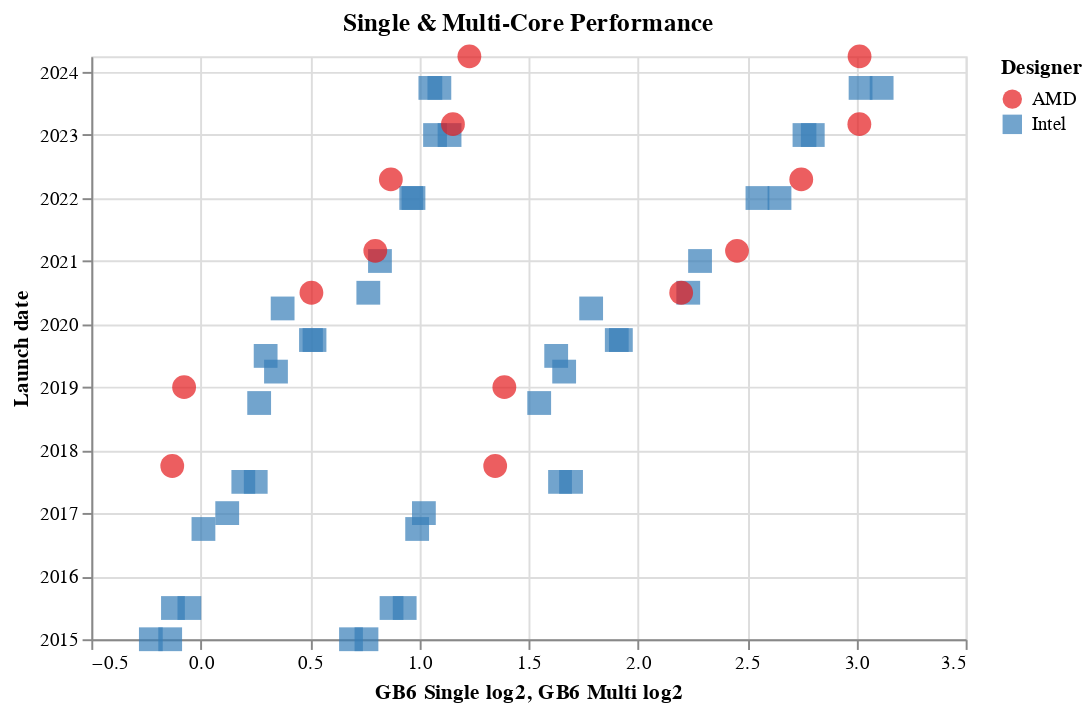

Source (notebook cell):
### Markdown cell above
Better variant: log scale, **superimposed** single+multi scores

### Code cell
chart_dmulti_log2 = chart_date.encode(x='GB6 Multi log2')
chart_single_multi_log2 = (chart_dsingle_log + chart_dmulti_log2).properties(
    title='Single & Multi-Core Performance',
    width=450
)
chart_single_multi_log2

### Figure 1 — Vega-Lite specification as saved in the notebook (floating-point values rounded to 4 significant figures)
{"config": {"view": {"continuousWidth": 300, "continuousHeight": 300}}, "layer": [{"mark": {"type": "point", "filled": true, "size": 150, "strokeWidth": 5}, "encoding": {"color": {"condition": {"param": "highlight", "empty": true, "field": "Designer", "scale": {"scheme": "set1"}, "type": "nominal"}, "value": "lightgray"}, "order": {"value": 0, "condition": [{"param": "highlight", "value": 1, "empty": false}]}, "shape": {"field": "Designer", "type": "nominal"}, "tooltip": [{"field": "Name", "type": "nominal"}, {"field": "Architecture", "type": "nominal"}, {"field": "Cores", "type": "quantitative"}, {"field": "Launch date", "type": "temporal"}, {"field": "Win11", "type": "nominal"}, {"field": "GB6 Single", "type": "quantitative"}, {"field": "GB6 Multi", "type": "quantitative"}], "x": {"field": "GB6 Single log2", "type": "quantitative"}, "y": {"field": "Launch date", "type": "temporal"}}, "name": "view_5", "title": "Single-Core Performance"}, {"mark": {"type": "point", "filled": true, "size": 150, "strokeWidth": 5}, "encoding": {"color": {"condition": {"param": "highlight", "empty": true, "field": "Designer", "scale": {"scheme": "set1"}, "type": "nominal"}, "value": "lightgray"}, "order": {"value": 0, "condition": [{"param": "highlight", "value": 1, "empty": false}]}, "shape": {"field": "Designer", "type": "nominal"}, "tooltip": [{"field": "Name", "type": "nominal"}, {"field": "Architecture", "type": "nominal"}, {"field": "Cores", "type": "quantitative"}, {"field": "Launch date", "type": "temporal"}, {"field": "Win11", "type": "nominal"}, {"field": "GB6 Single", "type": "quantitative"}, {"field": "GB6 Multi", "type": "quantitative"}], "x": {"field": "GB6 Multi log2", "type": "quantitative"}, "y": {"field": "Launch date", "type": "temporal"}}}], "data": {"name": "data-6522b5600cd5109ace11baad65474461"}, "params": [{"name": "highlight", "select": {"type": "point", "on": "pointerover"}, "views": ["view_5"]}], "title": "Single & Multi-Core Performance", "width": 450, "$schema": "https://vega.github.io/schema/vega-lite/v5.20.1.json", "datasets": {"data-6522b5600cd5109ace11baad65474461": [{"Name": "Intel Core i5-5200U", "Designer": "Intel", "Launch date": "2015-01-01T00:00:00", "Cores": 2, "Age": 10.3, "Architecture": "Broadwell", "GB6 Single": 854.0, "GB6 Multi": 1611.0, "Win11": "No", "Product URL": "https://www.intel.com/content/www/us/en/products/sku/85212/intel-core-i55200u-processor-3m-cache-up-to-2-70-ghz/specifications.html", "GB6 Single log2": -0.2277, "GB6 Multi log2": 0.688}, {"Name": "Intel Core i5-5300U", "Designer": "Intel", "Launch date": "2015-01-01T00:00:00", "Cores": 2, "Age": 10.3, "Architecture": "Broadwell", "GB6 Single": 908.0, "GB6 Multi": 1692.0, "Win11": "No", "Product URL": "https://www.intel.com/content/www/us/en/products/sku/85213/intel-core-i55300u-processor-3m-cache-up-to-2-90-ghz/specifications.html", "GB6 Single log2": -0.1392, "GB6 Multi log2": 0.7587}, {"Name": "Intel Core i5-6200U", "Designer": "Intel", "Launch date": "2015-07-01T00:00:00", "Cores": 2, "Age": 9.8, "Architecture": "Skylake", "GB6 Single": 916.0, "GB6 Multi": 1832.0, "Win11": "No", "Product URL": "https://www.intel.com/content/www/us/en/products/sku/88193/intel-core-i56200u-processor-3m-cache-up-to-2-80-ghz/specifications.html", "GB6 Single log2": -0.1266, "GB6 Multi log2": 0.8734}, {"Name": "Intel Core i5-6300U", "Designer": "Intel", "Launch date": "2015-07-01T00:00:00", "Cores": 2, "Age": 9.8, "Architecture": "Skylake", "GB6 Single": 965.0, "GB6 Multi": 1910.0, "Win11": "No", "Product URL": "https://www.intel.com/content/www/us/en/products/sku/88190/intel-core-i56300u-processor-3m-cache-up-to-3-00-ghz/specifications.html", "GB6 Single log2": -0.0514, "GB6 Multi log2": 0.9336}, {"Name": "Intel Core i5-7200U", "Designer": "Intel", "Launch date": "2016-10-01T00:00:00", "Cores": 2, "Age": 8.6, "Architecture": "Kaby Lake", "GB6 Single": 1009.0, "GB6 Multi": 1987.0, "Win11": "No", "Product URL": "https://www.intel.com/content/www/us/en/products/sku/95443/intel-core-i57200u-processor-3m-cache-up-to-3-10-ghz/specifications.html", "GB6 Single log2": 0.01293, "GB6 Multi log2": 0.9906}, {"Name": "Intel Core i5-7300U", "Designer": "Intel", "Launch date": "2017-01-01T00:00:00", "Cores": 2, "Age": 8.3, "Architecture": "Kaby Lake", "GB6 Single": 1088.0, "GB6 Multi": 2030.0, "Win11": "No", "Product URL": "https://www.intel.com/content/www/us/en/products/sku/97472/intel-core-i57300u-processor-3m-cache-up-to-3-50-ghz/specifications.html", "GB6 Single log2": 0.1217, "GB6 Multi log2": 1.021}, {"Name": "Intel Core i5-8250U", "Designer": "Intel", "Launch date": "2017-07-01T00:00:00", "Cores": 4, "Age": 7.8, "Architecture": "Kaby Lake R", "GB6 Single": 1145.0, "GB6 Multi": 3126.0, "Win11": "Yes", "Product URL": "https://www.intel.com/content/www/us/en/products/sku/124967/intel-core-i58250u-processor-6m-cache-up-to-3-40-ghz/specifications.html", "GB6 Single log2": 0.1953, "GB6 Multi log2": 1.644}, {"Name": "Intel Core i5-8350U", "Designer": "Intel", "Launch date": "2017-07-01T00:00:00", "Cores": 4, "Age": 7.8, "Architecture": "Kaby Lake R", "GB6 Single": 1191.0, "GB6 Multi": 3237.0, "Win11": "Yes", "Product URL": "https://www.intel.com/content/www/us/en/products/sku/124969/intel-core-i58350u-processor-6m-cache-up-to-3-60-ghz/specifications.html", "GB6 Single log2": 0.2522, "GB6 Multi log2": 1.695}, {"Name": "Intel Core i5-8265U", "Designer": "Intel", "Launch date": "2018-10-01T00:00:00", "Cores": 4, "Age": 6.6, "Architecture": "Whiskey Lake", "GB6 Single": 1204.0, "GB6 Multi": 2926.0, "Win11": "Yes", "Product URL": "https://www.intel.com/content/www/us/en/products/sku/149088/intel-core-i58265u-processor-6m-cache-up-to-3-90-ghz/specifications.html", "GB6 Single log2": 0.2678, "GB6 Multi log2": 1.549}, {"Name": "Intel Core i5-8365U", "Designer": "Intel", "Launch date": "2019-04-01T00:00:00", "Cores": 4, "Age": 6.1, "Architecture": "Whiskey Lake", "GB6 Single": 1270.0, "GB6 Multi": 3167.0, "Win11": "Yes", "Product URL": "https://www.intel.com/content/www/us/en/products/sku/193555/intel-core-i58365u-processor-6m-cache-up-to-4-10-ghz/specifications.html", "GB6 Single log2": 0.3448, "GB6 Multi log2": 1.663}, {"Name": "Intel Core i5-10210U", "Designer": "Intel", "Launch date": "2019-07-01T00:00:00", "Cores": 4, "Age": 5.8, "Architecture": "Comet Lake", "GB6 Single": 1229.0, "GB6 Multi": 3088.0, "Win11": "Yes", "Product URL": "https://www.intel.com/content/www/us/en/products/sku/195436/intel-core-i510210u-processor-6m-cache-up-to-4-20-ghz/specifications.html", "GB6 Single log2": 0.2975, "GB6 Multi log2": 1.627}, {"Name": "Intel Core i5-10310U", "Designer": "Intel", "Launch date": "2020-04-01T00:00:00", "Cores": 4, "Age": 5.1, "Architecture": "Comet Lake", "GB6 Single": 1297.0, "GB6 Multi": 3450.0, "Win11": "Yes", "Product URL": "https://www.intel.com/content/www/us/en/products/sku/201892/intel-core-i510310u-processor-6m-cache-up-to-4-40-ghz/specifications.html", "GB6 Single log2": 0.3752, "GB6 Multi log2": 1.787}, {"Name": "Intel Core i5-1035G4", "Designer": "Intel", "Launch date": "2019-10-01T00:00:00", "Cores": 4, "Age": 5.6, "Architecture": "Ice Lake", "GB6 Single": 1435.0, "GB6 Multi": 3742.0, "Win11": "Yes", "Product URL": "https://www.intel.com/content/www/us/en/products/sku/196591/intel-core-i51035g4-processor-6m-cache-up-to-3-70-ghz/specifications.html", "GB6 Single log2": 0.5211, "GB6 Multi log2": 1.904}, {"Name": "Intel Core i5-1035G7", "Designer": "Intel", "Launch date": "2019-10-01T00:00:00", "Cores": 4, "Age": 5.6, "Architecture": "Ice Lake", "GB6 Single": 1419.0, "GB6 Multi": 3791.0, "Win11": "Yes", "Product URL": "https://www.intel.com/content/www/us/en/products/sku/196592/intel-core-i51035g7-processor-6m-cache-up-to-3-70-ghz/specifications.html", "GB6 Single log2": 0.5049, "GB6 Multi log2": 1.923}, {"Name": "Intel Core i5-1135G7", "Designer": "Intel", "Launch date": "2020-07-01T00:00:00", "Cores": 4, "Age": 4.8, "Architecture": "Tiger Lake", "GB6 Single": 1702.0, "GB6 Multi": 4694.0, "Win11": "Yes", "Product URL": "https://www.intel.com/content/www/us/en/products/sku/208922/intel-core-i51135g7-processor-8m-cache-up-to-4-20-ghz-with-ipu/specifications.html", "GB6 Single log2": 0.7672, "GB6 Multi log2": 2.231}, {"Name": "Intel Core i5-1145G7", "Designer": "Intel", "Launch date": "2021-01-01T00:00:00", "Cores": 4, "Age": 4.3, "Architecture": "Tiger Lake", "GB6 Single": 1766.0, "GB6 Multi": 4873.0, "Win11": "Yes", "Product URL": "https://www.intel.com/content/www/us/en/products/sku/208660/intel-core-i51145g7-processor-8m-cache-up-to-4-40-ghz-with-ipu/specifications.html", "GB6 Single log2": 0.8205, "GB6 Multi log2": 2.285}, {"Name": "Intel Core i5-1235U", "Designer": "Intel", "Launch date": "2022-01-01T00:00:00", "Cores": 10, "Age": 3.3, "Architecture": "Alder Lake", "GB6 Single": 1950.0, "GB6 Multi": 5846.0, "Win11": "Yes", "Product URL": "https://www.intel.com/content/www/us/en/products/sku/226261/intel-core-i51235u-processor-12m-cache-up-to-4-40-ghz/specifications.html?wapkw=intel%20core%20i5-1235u", "GB6 Single log2": 0.9635, "GB6 Multi log2": 2.547}, {"Name": "Intel Core i5-1245U", "Designer": "Intel", "Launch date": "2022-01-01T00:00:00", "Cores": 10, "Age": 3.3, "Architecture": "Alder Lake", "GB6 Single": 1964.0, "GB6 Multi": 6269.0, "Win11": "Yes", "Product URL": "https://www.intel.com/content/www/us/en/products/sku/226260/intel-core-i51245u-processor-12m-cache-up-to-4-40-ghz/specifications.html", "GB6 Single log2": 0.9738, "GB6 Multi log2": 2.648}, {"Name": "Intel Core i5-1335U", "Designer": "Intel", "Launch date": "2023-01-01T00:00:00", "Cores": 10, "Age": 2.3, "Architecture": "Raptor Lake", "GB6 Single": 2103.0, "GB6 Multi": 6786.0, "Win11": "Yes", "Product URL": "https://www.intel.com/content/www/us/en/products/sku/232153/intel-core-i51335u-processor-12m-cache-up-to-4-60-ghz/specifications.html", "GB6 Single log2": 1.072, "GB6 Multi log2": 2.763}, {"Name": "Intel Core i5-1345U", "Designer": "Intel", "Launch date": "2023-01-01T00:00:00", "Cores": 10, "Age": 2.3, "Architecture": "Raptor Lake", "GB6 Single": 2202.0, "GB6 Multi": 6967.0, "Win11": "Yes", "Product URL": "https://www.intel.com/content/www/us/en/products/sku/232127/intel-core-i51345u-processor-12m-cache-up-to-4-70-ghz/specifications.html?wapkw=i5-1345U", "GB6 Single log2": 1.139, "GB6 Multi log2": 2.801}, {"Name": "Intel Core Ultra 5 125U", "Designer": "Intel", "Launch date": "2023-10-01T00:00:00", "Cores": 12, "Age": 1.6, "Architecture": "Metor Lake", "GB6 Single": 2072.0, "GB6 Multi": 8107.0, "Win11": "Yes", "Product URL": "https://www.intel.com/content/www/us/en/products/sku/237330/intel-core-ultra-5-processor-125u-12m-cache-up-to-4-30-ghz/specifications.html?wapkw=Intel%20Core%20Ultra%205%20125U", "GB6 Single log2": 1.051, "GB6 Multi log2": 3.019}, {"Name": "Intel Core Ultra 5 135U", "Designer": "Intel", "Launch date": "2023-10-01T00:00:00", "Cores": 12, "Age": 1.6, "Architecture": "Metor Lake", "GB6 Single": 2132.0, "GB6 Multi": 8667.0, "Win11": "Yes", "Product URL": "https://www.intel.com/content/www/us/en/products/sku/237328/intel-core-ultra-5-processor-135u-12m-cache-up-to-4-40-ghz/specifications.html?wapkw=Intel%20Core%20Ultra%205%20135U", "GB6 Single log2": 1.092, "GB6 Multi log2": 3.116}, {"Name": "AMD Ryzen 7 PRO 2700U", "Designer": "AMD", "Launch date": "2017-10-01T00:00:00", "Cores": 4, "Age": 7.6, "Architecture": "Raven Ridge", "GB6 Single": 914.0, "GB6 Multi": 2545.0, "Win11": "Yes", "Product URL": "https://www.amd.com/en/support/downloads/drivers.html/processors/ryzen/ryzen-2000-series/amd-ryzen-7-2700u.html", "GB6 Single log2": -0.1297, "GB6 Multi log2": 1.348}, {"Name": "AMD Ryzen 5 PRO 3500U", "Designer": "AMD", "Launch date": "2019-01-01T00:00:00", "Cores": 4, "Age": 6.3, "Architecture": "Picasso", "GB6 Single": 949.0, "GB6 Multi": 2620.0, "Win11": "Yes", "Product URL": "https://www.amd.com/en/support/downloads/drivers.html/processors/ryzen/ryzen-3000-series/amd-ryzen-5-3500u.html", "GB6 Single log2": -0.07552, "GB6 Multi log2": 1.39}, {"Name": "AMD Ryzen 5 PRO 4650U", "Designer": "AMD", "Launch date": "2020-07-01T00:00:00", "Cores": 6, "Age": 4.8, "Architecture": "Renoir", "GB6 Single": 1421.0, "GB6 Multi": 4590.0, "Win11": "Yes", "Product URL": "https://www.amd.com/en/support/downloads/drivers.html/processors/ryzen-pro/ryzen-pro-4000-series/amd-ryzen-5-pro-4650u.html", "GB6 Single log2": 0.5069, "GB6 Multi log2": 2.198}, {"Name": "AMD Ryzen 5 PRO 5650U", "Designer": "AMD", "Launch date": "2021-03-01T00:00:00", "Cores": 6, "Age": 4.2, "Architecture": "Cezanne", "GB6 Single": 1740.0, "GB6 Multi": 5479.0, "Win11": "Yes", "Product URL": "https://www.amd.com/en/support/downloads/drivers.html/processors/ryzen-pro/ryzen-pro-5000-series/amd-ryzen-5-pro-5650u.html", "GB6 Single log2": 0.7991, "GB6 Multi log2": 2.454}, {"Name": "AMD Ryzen 5 PRO 6650U", "Designer": "AMD", "Launch date": "2022-04-19T00:00:00", "Cores": 6, "Age": 3.0, "Architecture": "Rembrandt", "GB6 Single": 1828.0, "GB6 Multi": 6717.0, "Win11": "Yes", "Product URL": "https://www.amd.com/en/support/downloads/drivers.html/processors/ryzen-pro/ryzen-pro-6000-series/amd-ryzen-5-pro-6650u.html", "GB6 Single log2": 0.8703, "GB6 Multi log2": 2.748}, {"Name": "AMD Ryzen 5 PRO 7540U", "Designer": "AMD", "Launch date": "2023-03-05T00:00:00", "Cores": 6, "Age": 2.1, "Architecture": "Phoenix", "GB6 Single": 2226.0, "GB6 Multi": 8076.0, "Win11": "Yes", "Product URL": "https://www.amd.com/en/products/processors/laptop/ryzen/7000-series/amd-ryzen-5-7540u.html", "GB6 Single log2": 1.154, "GB6 Multi log2": 3.014}, {"Name": "AMD Ryzen 5 PRO 8540U", "Designer": "AMD", "Launch date": "2024-04-01T00:00:00", "Cores": 6, "Age": 1.1, "Architecture": "Hawk Point", "GB6 Single": 2345.0, "GB6 Multi": 8081.0, "Win11": "Yes", "Product URL": "https://www.amd.com/en/products/processors/laptop/ryzen-pro/8000-series/amd-ryzen-5-pro-8540u.html", "GB6 Single log2": 1.23, "GB6 Multi log2": 3.015}]}}
